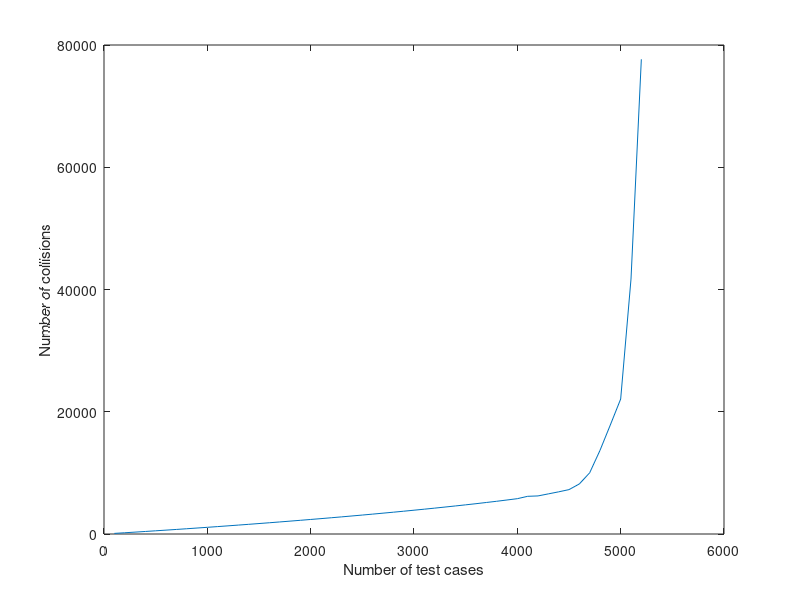
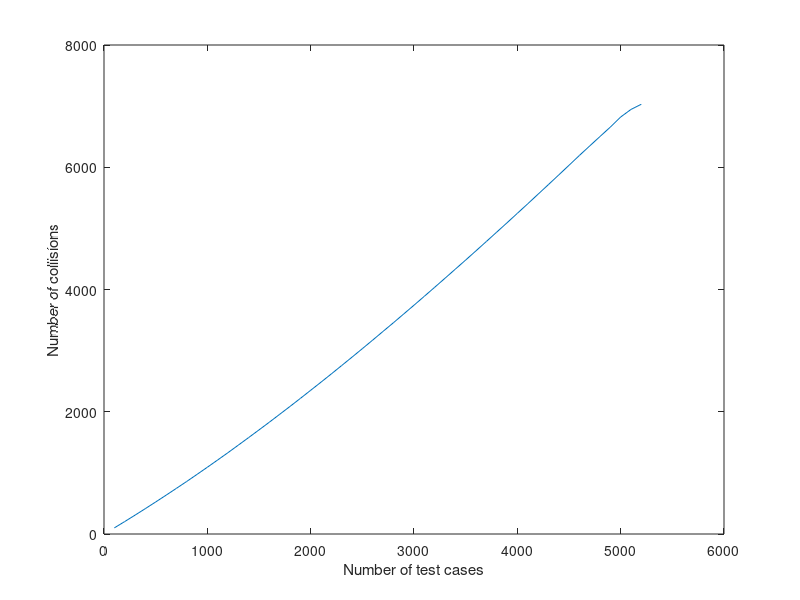
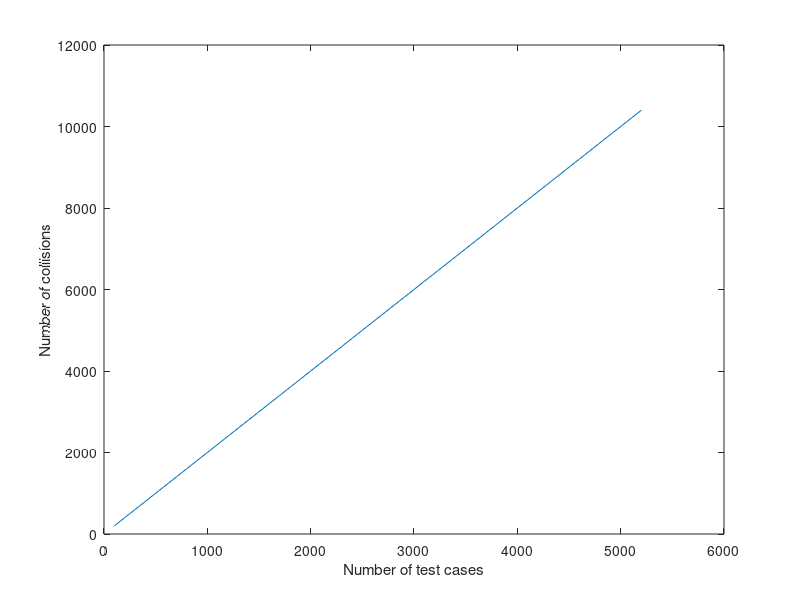

Here is the MATLAB script that generated these plots, in order:
data = [100,203,308,415,524,634,746,860,977,1094,1213,1335,1459,1584,1712,1840,1972,2106,2241,2379,2517,2660,2804,2952,3101,3254,3410,3567,3728,3894,4061,4233,4410,4589,4772,4959,5157,5354,5565,5780,6166,6230,6564,6899,7262,8188,10012,13685,17844,22081,41712,77663,
100,203,308,415,524,634,746,859,975,1092,1211,1331,1454,1578,1703,1829,1958,2087,2218,2351,2484,2619,2756,2893,3032,3172,3314,3455,3599,3743,3889,4036,4184,4333,4482,4633,4785,4938,5091,5246,5401,5558,5715,5873,6032,6192,6348,6503,6657,6822,6946,7031,
200,400,600,800,1000,1200,1400,1600,1800,2000,2200,2400,2600,2800,3000,3200,3400,3600,3800,4000,4200,4400,4600,4800,5000,5200,5400,5600,5800,6000,6200,6400,6600,6800,7000,7200,7400,7600,7800,8000,8200,8400,8600,8800,9000,9200,9400,9600,9800,10000,10200,10400];

[m,n] = size(data);
testNum = zeros(1,n);
for i = 1:n
    testNum(i) = i * 100;
end

figure,
for i = 1:3
%     subplot(1,3,i)
    figure,
    plot(testNum, data(i,:));
    xlabel("Number of test cases");
    ylabel("Number of collisions");
end
